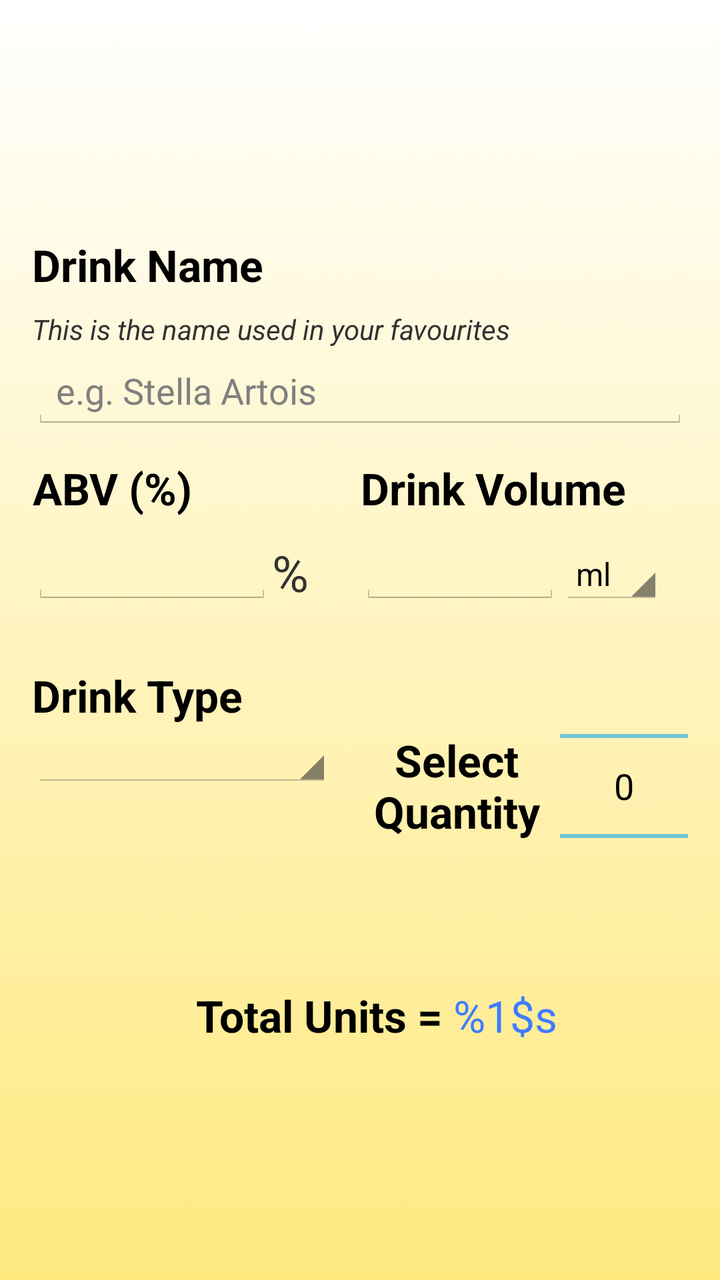
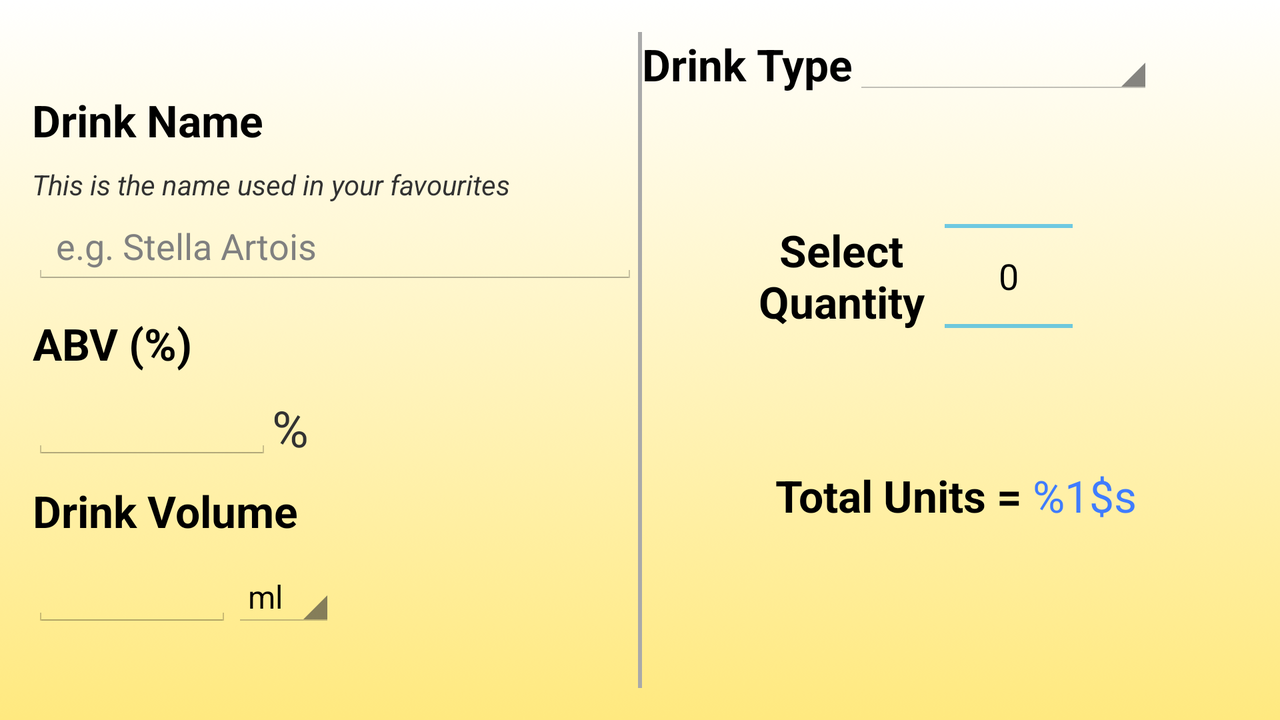

An Android layout and its configuration variant, each rendered on a device that would load it. The default file and the variant file are quoted in full after the pictures.
<!-- AndroidManifest.xml: application theme AppTheme -->
<!-- res/layout/fragment_unit_calculator.xml -->
<?xml version="1.0" encoding="utf-8"?>
<RelativeLayout xmlns:android="http://schemas.android.com/apk/res/android"
    android:layout_width="match_parent"
    android:layout_height="match_parent"
    android:gravity="center_vertical"
    android:layout_margin="16dp">

    <View
        android:id="@+id/uc_fakeView1"
        android:layout_width="0dp"
        android:layout_height="0dp"
        android:layout_centerInParent="true" />

        <RelativeLayout
            android:id="@+id/relativeLayout1"
            android:layout_width="fill_parent"
            android:layout_height="wrap_content">

            <TextView
                android:id="@+id/unit_calculator_drink_name_subtitle_textview"
                android:layout_width="match_parent"
                android:layout_height="wrap_content"
                android:focusable="false"
                android:text="@string/dialog_drink_name_subtitle"
                android:textAppearance="?android:attr/textAppearanceLarge"
                android:textStyle="bold" />

            <TextView
                android:id="@+id/unit_calculator_drink_name_message_textview"
                android:layout_width="match_parent"
                android:layout_height="wrap_content"
                android:layout_below="@+id/unit_calculator_drink_name_subtitle_textview"
                android:layout_marginTop="8dp"
                android:focusable="false"
                android:gravity="left"
                android:text="@string/unit_calc_drink_name_message"
                android:textAppearance="?android:attr/textAppearanceSmall"
                android:textStyle="italic" />

            <AutoCompleteTextView
                android:id="@+id/unit_calculator_drink_name_edittext"
                android:imeOptions="actionNext"
                android:layout_width="match_parent"
                android:layout_height="wrap_content"
                android:layout_below="@+id/unit_calculator_drink_name_message_textview"
                android:layout_marginBottom="4dp"
                android:textColor="@color/AmuletBlue"
                android:layout_marginTop="2dp"
                android:focusable="true"
                android:hint="@string/dialog_drink_example"
                android:inputType="text"
                android:nextFocusDown="@+id/dialog_drink_volume"/>

        <View
        android:id="@+id/uc_fakeView2"
        android:layout_width="0dp"
        android:layout_height="0dp"
        android:layout_centerInParent="true" />

        <TextView
            android:id="@+id/enter_abv_textview"
            android:layout_width="wrap_content"
            android:layout_height="wrap_content"
            android:layout_marginTop="10dp"
            android:layout_below="@+id/unit_calculator_drink_name_edittext"
            android:gravity="center"
            android:text="@string/unit_calc_abv_title"
            android:textAppearance="?android:attr/textAppearanceLarge"
            android:textStyle="bold" />

        <EditText
            android:id="@+id/unit_calc_enter_abv_edittext"
            android:layout_width="120dp"
            android:layout_height="wrap_content"
            android:layout_below="@id/enter_abv_textview"
            android:layout_marginTop="5dp"
            android:nextFocusDown="@+id/unit_calc_volume_edittext"
            android:gravity="center_horizontal"
            android:textColor="@color/AmuletBlue"
            android:inputType="numberDecimal"
            android:maxLength="5" />

        <TextView
            android:id="@+id/textView3"
            android:layout_width="wrap_content"
            android:layout_height="wrap_content"
            android:layout_alignBottom="@+id/unit_calc_enter_abv_edittext"
            android:layout_toRightOf="@+id/unit_calc_enter_abv_edittext"
            android:text="@string/unit_calc_percentage"
            android:textSize="25sp" />

        <TextView
            android:id="@+id/textView4"
            android:layout_width="wrap_content"
            android:layout_height="wrap_content"
            android:layout_toRightOf="@id/uc_fakeView2"
            android:layout_alignBottom="@id/enter_abv_textview"
            android:layout_centerHorizontal="true"
            android:layout_marginTop="10dp"
            android:gravity="center_horizontal"
            android:text="@string/unit_calc_drink_volume_title"
            android:textAppearance="?android:attr/textAppearanceLarge"
            android:textStyle="bold" />

        <EditText
            android:id="@+id/unit_calc_volume_edittext"
            android:layout_width="100dp"
            android:layout_height="wrap_content"
            android:layout_below="@id/textView4"
            android:layout_centerHorizontal="true"
            android:layout_marginTop="5dp"
            android:nextFocusDown="@+id/numberPicker"
            android:layout_toRightOf="@id/uc_fakeView2"
            android:gravity="center_horizontal"
            android:imeOptions="actionDone"
            android:textColor="@color/AmuletBlue"
            android:inputType="numberDecimal"
            android:maxLength="5"
            android:prompt="@string/dialog_drink_type_spinner_prompt" />

        <Spinner
            android:id="@+id/unit_calc_volume_measurement_spinner"
            android:layout_width="wrap_content"
            android:layout_height="wrap_content"
            android:layout_alignBottom="@id/unit_calc_volume_edittext"
            android:layout_toRightOf="@id/unit_calc_volume_edittext"
            android:entries="@array/unit_calculator_measurements" />

        <RelativeLayout
            android:layout_width="fill_parent"
            android:layout_height="wrap_content"
            android:layout_below="@+id/unit_calc_volume_edittext">

            <TextView
                android:id="@+id/unit_calculator_type_subtitle_textView"
                android:layout_width="wrap_content"
                android:layout_height="wrap_content"
                android:focusable="false"
                android:layout_marginTop="30dp"
                android:text="@string/dialog_drink_type_subtitle"
                android:textAppearance="?android:attr/textAppearanceLarge"
                android:textStyle="bold" />

            <Spinner
                android:id="@+id/unit_calculator_drink_type_spinner"
                android:layout_width="150dp"
                android:layout_height="wrap_content"
                android:imeOptions="actionNext"
                android:focusable="true"
                android:layout_below="@id/unit_calculator_type_subtitle_textView"
                android:focusableInTouchMode="true"
                android:prompt="@string/dialog_drink_type_spinner_prompt" />

            <TextView
                android:id="@+id/textView5"
                android:layout_width="wrap_content"
                android:layout_height="wrap_content"
                android:layout_centerVertical="true"
                android:layout_marginTop="5dp"
                android:layout_marginRight="10dp"
                android:gravity="center"
                android:layout_toLeftOf="@id/numberPicker"
                android:text="@string/unit_calc_select_quantity_title"
                android:textAppearance="?android:attr/textAppearanceLarge"
                android:textStyle="bold" />

            <NumberPicker
                android:id="@+id/numberPicker"
                android:layout_width="wrap_content"
                android:layout_height="wrap_content"
                android:layout_alignParentRight="true"
                android:textColor="@color/AmuletBlue"
                android:imeOptions="actionDone"
                android:maxLength="3" />

        </RelativeLayout>

    </RelativeLayout>

    <LinearLayout
        android:id="@+id/linearLayout"
        android:layout_marginTop="10dp"
        android:layout_width="fill_parent"
        android:layout_height="wrap_content"
        android:layout_below="@id/relativeLayout1">

        <TextView
            android:id="@+id/unit_calc_unit_total"
            android:layout_width="0dp"
            android:layout_height="wrap_content"
            android:layout_gravity="center"
            android:layout_weight="0.9"
            android:gravity="right"
            android:text="@string/unit_calc_total_units_string"
            android:textAppearance="?android:attr/textAppearanceLarge"
            android:textStyle="bold" />

        <TextView
            android:id="@+id/unit_calc_unit_value"
            android:layout_width="0dp"
            android:layout_height="wrap_content"
            android:layout_gravity="center"
            android:textColor="@color/AmuletBlue"
            android:layout_weight="0.5"
            android:text="@string/unit_calc_units_value"
            android:textAppearance="?android:attr/textAppearanceLarge" />

        <ImageButton
            android:id="@+id/unit_calc_start_task_button"
            android:layout_width="64dp"
            android:layout_height="64dp"
            android:padding="0dp"
            android:contentDescription="@string/content_description_unit_calc_start_button"
            android:scaleType="fitCenter"
            android:src="@drawable/ic_play"
            android:layout_gravity="center_vertical"
            android:visibility="gone"/>

    </LinearLayout>

    <CheckBox
        android:layout_width="wrap_content"
        android:layout_height="wrap_content"
        android:id="@+id/save_to_drink_diary_checkbox"
        android:layout_marginTop="10dp"
        android:layout_below="@id/linearLayout"
        android:layout_centerInParent="true"
        android:text="@string/unit_calc_save_to_drink_diary"
        android:visibility="gone"/>

</RelativeLayout>
<!-- resources referenced by this layout -->
<resources>
  <string-array name="unit_calculator_measurements">
          <item>ml</item>
          <item>pints</item>
          <item>litres</item>
          <item>cl</item>
      </string-array>
  <color name="AmuletBlue">#3F7CFF</color>
  <!-- drawable ic_play: png bitmap (drawable-hdpi, 526 bytes) -->
  <string name="content_description_unit_calc_start_button">Start Task Button</string>
  <string name="dialog_drink_example">e.g. Stella Artois</string>
  <string name="dialog_drink_name_subtitle">Drink Name</string>
  <string name="dialog_drink_type_spinner_prompt">Select your drink type</string>
  <string name="dialog_drink_type_subtitle">Drink Type</string>
  <string name="unit_calc_abv_title">ABV (%)</string>
  <string name="unit_calc_drink_name_message">This is the name used in your favourites</string>
  <string name="unit_calc_drink_volume_title">Drink Volume</string>
  <string name="unit_calc_percentage">%</string>
  <string name="unit_calc_save_to_drink_diary">Save to Drink Diary?</string>
  <string name="unit_calc_select_quantity_title">Select\nQuantity</string>
  <string name="unit_calc_total_units_string">"Total Units = "</string>
  <string name="unit_calc_units_value">%1$s</string>
  <style name="AppTheme" parent="AppBaseTheme">
          
      </style>
  <!-- from res/values-v14/ -->
  <style name="AppBaseTheme" parent="android:Theme.Holo.Light.DarkActionBar">
          
          <item name="android:windowBackground">@drawable/background</item>
      </style>
  <!-- drawable background: png bitmap (drawable, 150427 bytes) -->
</resources>
<!-- res/layout-land/fragment_unit_calculator.xml (the repository's variant of the layout above) -->
<!-- drawn on the phone turned sideways -->
<?xml version="1.0" encoding="utf-8"?>
<LinearLayout xmlns:android="http://schemas.android.com/apk/res/android"
    android:layout_width="fill_parent"
    android:layout_height="fill_parent"
    android:layout_margin="16dp">

    <LinearLayout
        android:layout_width="fill_parent"
        android:layout_height="fill_parent"
        android:layout_marginRight="@dimen/activity_horizontal_margin"
        android:layout_weight="0.5"
        android:gravity="center_vertical"
        android:orientation="vertical">


        <TextView
            android:id="@+id/unit_calculator_drink_name_subtitle_textview"
            android:layout_width="match_parent"
            android:layout_height="wrap_content"
            android:focusable="false"
            android:text="@string/dialog_drink_name_subtitle"
            android:textAppearance="?android:attr/textAppearanceLarge"
            android:textStyle="bold" />


        <TextView
            android:id="@+id/unit_calculator_drink_name_message_textview"
            android:layout_width="match_parent"
            android:layout_height="wrap_content"
            android:layout_marginTop="8dp"
            android:focusable="false"
            android:gravity="left"
            android:text="@string/unit_calc_drink_name_message"
            android:textAppearance="?android:attr/textAppearanceSmall"
            android:textStyle="italic" />

        <AutoCompleteTextView
            android:id="@+id/unit_calculator_drink_name_edittext"
            android:layout_width="match_parent"
            android:layout_height="wrap_content"
            android:layout_marginBottom="4dp"
            android:layout_marginTop="2dp"
            android:focusable="true"
            android:hint="@string/dialog_drink_example"
            android:imeOptions="actionNext"
            android:inputType="text"
            android:nextFocusDown="@+id/dialog_drink_volume"
            android:textColor="@color/AmuletBlue" />

        <TextView
            android:id="@+id/enter_abv_textview"
            android:layout_width="wrap_content"
            android:layout_height="wrap_content"
            android:layout_marginTop="10dp"
            android:gravity="center"
            android:text="@string/unit_calc_abv_title"
            android:textAppearance="?android:attr/textAppearanceLarge"
            android:textStyle="bold" />

        <RelativeLayout
            android:layout_width="fill_parent"
            android:layout_height="wrap_content">

            <EditText
                android:id="@+id/unit_calc_enter_abv_edittext"
                android:layout_width="120dp"
                android:layout_height="wrap_content"
                android:layout_marginTop="5dp"
                android:gravity="center_horizontal"
                android:imeOptions="actionNext"
                android:inputType="numberDecimal"
                android:maxLength="5"
                android:nextFocusDown="@+id/unit_calc_volume_edittext"
                android:textColor="@color/AmuletBlue" />

            <TextView
                android:id="@+id/textView3"
                android:layout_width="wrap_content"
                android:layout_height="wrap_content"
                android:layout_alignBottom="@+id/unit_calc_enter_abv_edittext"
                android:layout_toRightOf="@+id/unit_calc_enter_abv_edittext"
                android:text="@string/unit_calc_percentage"
                android:textSize="25sp" />

            <TextView
                android:id="@+id/textView4"
                android:layout_width="wrap_content"
                android:layout_height="wrap_content"
                android:layout_below="@id/unit_calc_enter_abv_edittext"
                android:layout_marginTop="10dp"
                android:gravity="center_horizontal"
                android:text="@string/unit_calc_drink_volume_title"
                android:textAppearance="?android:attr/textAppearanceLarge"
                android:textStyle="bold" />


            <EditText
                android:id="@+id/unit_calc_volume_edittext"
                android:layout_width="100dp"
                android:layout_height="wrap_content"
                android:layout_below="@id/textView4"
                android:layout_marginTop="5dp"
                android:layout_toRightOf="@id/uc_fakeView2"
                android:gravity="center_horizontal"
                android:imeOptions="actionDone"
                android:inputType="numberDecimal"
                android:maxLength="5"
                android:nextFocusDown="@+id/numberPicker"
                android:prompt="@string/dialog_drink_type_spinner_prompt"
                android:textColor="@color/AmuletBlue" />

            <Spinner
                android:id="@+id/unit_calc_volume_measurement_spinner"
                android:layout_width="wrap_content"
                android:layout_height="wrap_content"
                android:layout_alignBottom="@id/unit_calc_volume_edittext"
                android:layout_toRightOf="@id/unit_calc_volume_edittext"
                android:entries="@array/unit_calculator_measurements" />
        </RelativeLayout>

    </LinearLayout>

    <View
        android:layout_width="2dp"
        android:layout_height="fill_parent"
        android:background="@android:color/darker_gray" />

    <LinearLayout
        android:layout_width="fill_parent"
        android:layout_height="fill_parent"
        android:layout_marginLeft="@dimen/activity_horizontal_margin"
        android:layout_weight="0.5"
        android:orientation="vertical">

        <RelativeLayout
            android:layout_width="wrap_content"
            android:layout_height="wrap_content">


            <TextView
                android:id="@+id/unit_calculator_type_subtitle_textView"
                android:layout_width="wrap_content"
                android:layout_height="wrap_content"
                android:layout_centerVertical="true"
                android:focusable="false"
                android:text="@string/dialog_drink_type_subtitle"
                android:textAppearance="?android:attr/textAppearanceLarge"
                android:textStyle="bold" />

            <Spinner
                android:id="@+id/unit_calculator_drink_type_spinner"
                android:layout_width="150dp"
                android:layout_height="wrap_content"
                android:layout_toRightOf="@+id/unit_calculator_type_subtitle_textView"
                android:focusable="true"
                android:focusableInTouchMode="true"
                android:imeOptions="actionNext"
                android:prompt="@string/dialog_drink_type_spinner_prompt" />
        </RelativeLayout>

        <RelativeLayout
            android:id="@+id/unit_calc_numberPicker"
            android:layout_width="fill_parent"
            android:layout_height="wrap_content">

            <View
                android:id="@+id/uc_fakeView10"
                android:layout_width="0dp"
                android:layout_height="0dp"
                android:layout_centerInParent="true" />

            <TextView
                android:id="@+id/textView5"
                android:layout_width="wrap_content"
                android:layout_height="wrap_content"
                android:layout_alignRight="@id/uc_fakeView10"
                android:layout_centerVertical="true"
                android:layout_marginRight="10dp"
                android:gravity="center"
                android:text="@string/unit_calc_select_quantity_title"
                android:textAppearance="?android:attr/textAppearanceLarge"
                android:textStyle="bold" />

            <NumberPicker
                android:id="@+id/numberPicker"
                android:layout_width="wrap_content"
                android:layout_height="wrap_content"
                android:layout_centerVertical="true"
                android:layout_toRightOf="@+id/textView5"
                android:imeOptions="actionDone"
                android:maxLength="3"
                android:textColor="@color/AmuletBlue" />
        </RelativeLayout>

        <LinearLayout
            android:layout_width="fill_parent"
            android:layout_height="wrap_content"
            android:layout_marginTop="5dp"
            android:orientation="horizontal">


            <TextView
                android:id="@+id/unit_calc_unit_total"
                android:layout_width="wrap_content"
                android:layout_height="wrap_content"
                android:layout_gravity="center_vertical"
                android:layout_weight="0.6"
                android:gravity="right"
                android:text="@string/unit_calc_total_units_string"
                android:textAppearance="?android:attr/textAppearanceLarge"
                android:textStyle="bold" />

            <TextView
                android:id="@+id/unit_calc_unit_value"
                android:layout_width="wrap_content"
                android:layout_height="wrap_content"
                android:layout_gravity="center"
                android:layout_weight="0.5"
                android:text="@string/unit_calc_units_value"
                android:textAppearance="?android:attr/textAppearanceLarge"
                android:textColor="@color/AmuletBlue" />

            <ImageButton
                android:id="@+id/unit_calc_start_task_button"
                android:layout_width="64dp"
                android:contentDescription="@string/content_description_unit_calc_start_button"
                android:src="@drawable/ic_play2"
                android:layout_height="64dp"
                android:visibility="gone"/>

        </LinearLayout>

        <CheckBox
            android:layout_width="wrap_content"
            android:layout_height="wrap_content"
            android:id="@+id/save_to_drink_diary_checkbox"
            android:layout_marginTop="10dp"
            android:text="@string/unit_calc_save_to_drink_diary"
            android:visibility="gone"/>

    </LinearLayout>

</LinearLayout>
<!-- resources referenced by the variant -->
<!-- as the phone turned sideways resolves them -->
<resources>
  <string-array name="unit_calculator_measurements">
          <item>ml</item>
          <item>pints</item>
          <item>litres</item>
          <item>cl</item>
      </string-array>
  <color name="AmuletBlue">#3F7CFF</color>
  <!-- drawable ic_play2: png bitmap (drawable, 4156 bytes) -->
  <string name="content_description_unit_calc_start_button">Start Task Button</string>
  <string name="dialog_drink_example">e.g. Stella Artois</string>
  <string name="dialog_drink_name_subtitle">Drink Name</string>
  <string name="dialog_drink_type_spinner_prompt">Select your drink type</string>
  <string name="dialog_drink_type_subtitle">Drink Type</string>
  <string name="unit_calc_abv_title">ABV (%)</string>
  <string name="unit_calc_drink_name_message">This is the name used in your favourites</string>
  <string name="unit_calc_drink_volume_title">Drink Volume</string>
  <string name="unit_calc_percentage">%</string>
  <string name="unit_calc_save_to_drink_diary">Save to Drink Diary?</string>
  <string name="unit_calc_select_quantity_title">Select\nQuantity</string>
  <string name="unit_calc_total_units_string">"Total Units = "</string>
  <string name="unit_calc_units_value">%1$s</string>
  <style name="AppTheme" parent="AppBaseTheme">
          
      </style>
  <!-- from res/values-v14/ -->
  <style name="AppBaseTheme" parent="android:Theme.Holo.Light.DarkActionBar">
          
          <item name="android:windowBackground">@drawable/background</item>
      </style>
  <!-- drawable background: png bitmap (drawable, 150427 bytes) -->
</resources>
